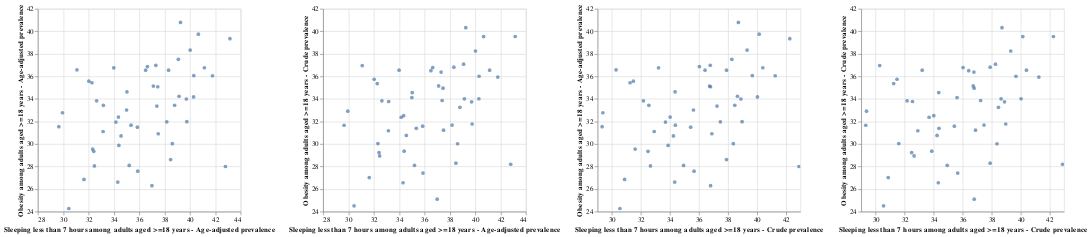

Source (notebook cell):
### Code cell
sod = "Sleeping less than 7 hours among adults aged >=18 years"
health_outcome = "Obesity among adults aged >=18 years"
location = "NC"
stratification = "NO"
dataframe = city_data.copy()
hdcd.plot_corr(sod,
            health_outcome,
            location,
            stratification,
            dataframe,
            print_corr=False,)

### Figure 1 — Vega-Lite specification as saved in the notebook (floating-point values rounded to 4 significant figures)
{"config": {"view": {"continuousWidth": 300, "continuousHeight": 300}}, "hconcat": [{"mark": {"type": "circle"}, "encoding": {"tooltip": [{"field": "LocationAbbr", "type": "nominal"}, {"field": "Sleeping less than 7 hours among adults aged >=18 years - Age-adjusted prevalence", "type": "quantitative"}, {"field": "Obesity among adults aged >=18 years - Age-adjusted prevalence", "type": "quantitative"}], "x": {"field": "Sleeping less than 7 hours among adults aged >=18 years - Age-adjusted prevalence", "scale": {"zero": false}, "type": "quantitative"}, "y": {"field": "Obesity among adults aged >=18 years - Age-adjusted prevalence", "scale": {"zero": false}, "type": "quantitative"}}, "name": "view_2"}, {"mark": {"type": "circle"}, "encoding": {"tooltip": [{"field": "LocationAbbr", "type": "nominal"}, {"field": "Sleeping less than 7 hours among adults aged >=18 years - Age-adjusted prevalence", "type": "quantitative"}, {"field": "Obesity among adults aged >=18 years - Crude prevalence", "type": "quantitative"}], "x": {"field": "Sleeping less than 7 hours among adults aged >=18 years - Age-adjusted prevalence", "scale": {"zero": false}, "type": "quantitative"}, "y": {"field": "Obesity among adults aged >=18 years - Crude prevalence", "scale": {"zero": false}, "type": "quantitative"}}, "name": "view_3"}, {"mark": {"type": "circle"}, "encoding": {"tooltip": [{"field": "LocationAbbr", "type": "nominal"}, {"field": "Sleeping less than 7 hours among adults aged >=18 years - Crude prevalence", "type": "quantitative"}, {"field": "Obesity among adults aged >=18 years - Age-adjusted prevalence", "type": "quantitative"}], "x": {"field": "Sleeping less than 7 hours among adults aged >=18 years - Crude prevalence", "scale": {"zero": false}, "type": "quantitative"}, "y": {"field": "Obesity among adults aged >=18 years - Age-adjusted prevalence", "scale": {"zero": false}, "type": "quantitative"}}, "name": "view_4"}, {"mark": {"type": "circle"}, "encoding": {"tooltip": [{"field": "LocationAbbr", "type": "nominal"}, {"field": "Sleeping less than 7 hours among adults aged >=18 years - Crude prevalence", "type": "quantitative"}, {"field": "Obesity among adults aged >=18 years - Crude prevalence", "type": "quantitative"}], "x": {"field": "Sleeping less than 7 hours among adults aged >=18 years - Crude prevalence", "scale": {"zero": false}, "type": "quantitative"}, "y": {"field": "Obesity among adults aged >=18 years - Crude prevalence", "scale": {"zero": false}, "type": "quantitative"}}, "name": "view_5"}], "data": {"name": "data-4f0a7326567c58488e25e7155de2319b"}, "params": [{"name": "param_2", "select": {"type": "interval", "encodings": ["x", "y"]}, "bind": "scales", "views": ["view_2", "view_3", "view_4", "view_5"]}], "$schema": "https://vega.github.io/schema/vega-lite/v5.16.3.json", "datasets": {"data-4f0a7326567c58488e25e7155de2319b": [{"LocationAbbr": "AK", "Sleeping less than 7 hours among adults aged >=18 years - Age-adjusted prevalence": 35.0, "Sleeping less than 7 hours among adults aged >=18 years - Crude prevalence": 35.62, "Obesity among adults aged >=18 years - Age-adjusted prevalence": 33.02, "Obesity among adults aged >=18 years - Crude prevalence": 34.12}, {"LocationAbbr": "AL", "Sleeping less than 7 hours among adults aged >=18 years - Age-adjusted prevalence": 40.02, "Sleeping less than 7 hours among adults aged >=18 years - Crude prevalence": 39.32, "Obesity among adults aged >=18 years - Age-adjusted prevalence": 38.34, "Obesity among adults aged >=18 years - Crude prevalence": 38.25}, {"LocationAbbr": "AR", "Sleeping less than 7 hours among adults aged >=18 years - Age-adjusted prevalence": 36.65, "Sleeping less than 7 hours among adults aged >=18 years - Crude prevalence": 36.03, "Obesity among adults aged >=18 years - Age-adjusted prevalence": 36.87, "Obesity among adults aged >=18 years - Crude prevalence": 36.78}, {"LocationAbbr": "AZ", "Sleeping less than 7 hours among adults aged >=18 years - Age-adjusted prevalence": 35.85, "Sleeping less than 7 hours among adults aged >=18 years - Crude prevalence": 35.43, "Obesity among adults aged >=18 years - Age-adjusted prevalence": 31.49, "Obesity among adults aged >=18 years - Crude prevalence": 31.58}, {"LocationAbbr": "CA", "Sleeping less than 7 hours among adults aged >=18 years - Age-adjusted prevalence": 34.31, "Sleeping less than 7 hours among adults aged >=18 years - Crude prevalence": 34.32, "Obesity among adults aged >=18 years - Age-adjusted prevalence": 26.62, "Obesity among adults aged >=18 years - Crude prevalence": 26.56}, {"LocationAbbr": "CO", "Sleeping less than 7 hours among adults aged >=18 years - Age-adjusted prevalence": 30.44, "Sleeping less than 7 hours among adults aged >=18 years - Crude prevalence": 30.54, "Obesity among adults aged >=18 years - Age-adjusted prevalence": 24.27, "Obesity among adults aged >=18 years - Crude prevalence": 24.51}, {"LocationAbbr": "CT", "Sleeping less than 7 hours among adults aged >=18 years - Age-adjusted prevalence": 35.21, "Sleeping less than 7 hours among adults aged >=18 years - Crude prevalence": 34.94, "Obesity among adults aged >=18 years - Age-adjusted prevalence": 28.1, "Obesity among adults aged >=18 years - Crude prevalence": 28.1}, {"LocationAbbr": "DC", "Sleeping less than 7 hours among adults aged >=18 years - Age-adjusted prevalence": 37.0, "Sleeping less than 7 hours among adults aged >=18 years - Crude prevalence": 36.8, "Obesity among adults aged >=18 years - Age-adjusted prevalence": 26.3, "Obesity among adults aged >=18 years - Crude prevalence": 25.1}, {"LocationAbbr": "DE", "Sleeping less than 7 hours among adults aged >=18 years - Age-adjusted prevalence": 37.31, "Sleeping less than 7 hours among adults aged >=18 years - Crude prevalence": 36.78, "Obesity among adults aged >=18 years - Age-adjusted prevalence": 36.98, "Obesity among adults aged >=18 years - Crude prevalence": 36.38}, {"LocationAbbr": "FL", "Sleeping less than 7 hours among adults aged >=18 years - Age-adjusted prevalence": 39.75, "Sleeping less than 7 hours among adults aged >=18 years - Crude prevalence": 38.98, "Obesity among adults aged >=18 years - Age-adjusted prevalence": 31.98, "Obesity among adults aged >=18 years - Crude prevalence": 31.77}, {"LocationAbbr": "GA", "Sleeping less than 7 hours among adults aged >=18 years - Age-adjusted prevalence": 40.29, "Sleeping less than 7 hours among adults aged >=18 years - Crude prevalence": 40.04, "Obesity among adults aged >=18 years - Age-adjusted prevalence": 34.17, "Obesity among adults aged >=18 years - Crude prevalence": 34.02}, {"LocationAbbr": "HI", "Sleeping less than 7 hours among adults aged >=18 years - Age-adjusted prevalence": 42.8, "Sleeping less than 7 hours among adults aged >=18 years - Crude prevalence": 42.9, "Obesity among adults aged >=18 years - Age-adjusted prevalence": 28.0, "Obesity among adults aged >=18 years - Crude prevalence": 28.2}, {"LocationAbbr": "IA", "Sleeping less than 7 hours among adults aged >=18 years - Age-adjusted prevalence": 32.03, "Sleeping less than 7 hours among adults aged >=18 years - Crude prevalence": 31.47, "Obesity among adults aged >=18 years - Age-adjusted prevalence": 35.58, "Obesity among adults aged >=18 years - Crude prevalence": 35.75}, {"LocationAbbr": "ID", "Sleeping less than 7 hours among adults aged >=18 years - Age-adjusted prevalence": 34.56, "Sleeping less than 7 hours among adults aged >=18 years - Crude prevalence": 34.23, "Obesity among adults aged >=18 years - Age-adjusted prevalence": 30.72, "Obesity among adults aged >=18 years - Crude prevalence": 30.76}, {"LocationAbbr": "IL", "Sleeping less than 7 hours among adults aged >=18 years - Age-adjusted prevalence": 34.36, "Sleeping less than 7 hours among adults aged >=18 years - Crude prevalence": 34.01, "Obesity among adults aged >=18 years - Age-adjusted prevalence": 32.39, "Obesity among adults aged >=18 years - Crude prevalence": 32.52}, {"LocationAbbr": "IN", "Sleeping less than 7 hours among adults aged >=18 years - Age-adjusted prevalence": 37.11, "Sleeping less than 7 hours among adults aged >=18 years - Crude prevalence": 36.73, "Obesity among adults aged >=18 years - Age-adjusted prevalence": 35.14, "Obesity among adults aged >=18 years - Crude prevalence": 35.15}, {"LocationAbbr": "KS", "Sleeping less than 7 hours among adults aged >=18 years - Age-adjusted prevalence": 33.99, "Sleeping less than 7 hours among adults aged >=18 years - Crude prevalence": 33.21, "Obesity among adults aged >=18 years - Age-adjusted prevalence": 36.76, "Obesity among adults aged >=18 years - Crude prevalence": 36.55}, {"LocationAbbr": "KY", "Sleeping less than 7 hours among adults aged >=18 years - Age-adjusted prevalence": 41.14, "Sleeping less than 7 hours among adults aged >=18 years - Crude prevalence": 40.41, "Obesity among adults aged >=18 years - Age-adjusted prevalence": 36.77, "Obesity among adults aged >=18 years - Crude prevalence": 36.55}, {"LocationAbbr": "LA", "Sleeping less than 7 hours among adults aged >=18 years - Age-adjusted prevalence": 40.66, "Sleeping less than 7 hours among adults aged >=18 years - Crude prevalence": 40.15, "Obesity among adults aged >=18 years - Age-adjusted prevalence": 39.74, "Obesity among adults aged >=18 years - Crude prevalence": 39.53}, {"LocationAbbr": "MA", "Sleeping less than 7 hours among adults aged >=18 years - Age-adjusted prevalence": 35.88, "Sleeping less than 7 hours among adults aged >=18 years - Crude prevalence": 35.66, "Obesity among adults aged >=18 years - Age-adjusted prevalence": 27.59, "Obesity among adults aged >=18 years - Crude prevalence": 27.42}, {"LocationAbbr": "MD", "Sleeping less than 7 hours among adults aged >=18 years - Age-adjusted prevalence": 37.39, "Sleeping less than 7 hours among adults aged >=18 years - Crude prevalence": 37.24, "Obesity among adults aged >=18 years - Age-adjusted prevalence": 33.37, "Obesity among adults aged >=18 years - Crude prevalence": 33.86}, {"LocationAbbr": "ME", "Sleeping less than 7 hours among adults aged >=18 years - Age-adjusted prevalence": 35.35, "Sleeping less than 7 hours among adults aged >=18 years - Crude prevalence": 34.37, "Obesity among adults aged >=18 years - Age-adjusted prevalence": 31.67, "Obesity among adults aged >=18 years - Crude prevalence": 31.39}, {"LocationAbbr": "MI", "Sleeping less than 7 hours among adults aged >=18 years - Age-adjusted prevalence": 39.14, "Sleeping less than 7 hours among adults aged >=18 years - Crude prevalence": 38.66, "Obesity among adults aged >=18 years - Age-adjusted prevalence": 34.24, "Obesity among adults aged >=18 years - Crude prevalence": 34.01}, {"LocationAbbr": "MN", "Sleeping less than 7 hours among adults aged >=18 years - Age-adjusted prevalence": 29.65, "Sleeping less than 7 hours among adults aged >=18 years - Crude prevalence": 29.31, "Obesity among adults aged >=18 years - Age-adjusted prevalence": 31.54, "Obesity among adults aged >=18 years - Crude prevalence": 31.66}, {"LocationAbbr": "MO", "Sleeping less than 7 hours among adults aged >=18 years - Age-adjusted prevalence": 35.03, "Sleeping less than 7 hours among adults aged >=18 years - Crude prevalence": 34.35, "Obesity among adults aged >=18 years - Age-adjusted prevalence": 34.63, "Obesity among adults aged >=18 years - Crude prevalence": 34.56}, {"LocationAbbr": "MS", "Sleeping less than 7 hours among adults aged >=18 years - Age-adjusted prevalence": 39.25, "Sleeping less than 7 hours among adults aged >=18 years - Crude prevalence": 38.72, "Obesity among adults aged >=18 years - Age-adjusted prevalence": 40.79, "Obesity among adults aged >=18 years - Crude prevalence": 40.32}, {"LocationAbbr": "MT", "Sleeping less than 7 hours among adults aged >=18 years - Age-adjusted prevalence": 32.32, "Sleeping less than 7 hours among adults aged >=18 years - Crude prevalence": 31.59, "Obesity among adults aged >=18 years - Age-adjusted prevalence": 29.55, "Obesity among adults aged >=18 years - Crude prevalence": 30.04}, {"LocationAbbr": "NC", "Sleeping less than 7 hours among adults aged >=18 years - Age-adjusted prevalence": 37.46, "Sleeping less than 7 hours among adults aged >=18 years - Crude prevalence": 36.79, "Obesity among adults aged >=18 years - Age-adjusted prevalence": 35.08, "Obesity among adults aged >=18 years - Crude prevalence": 34.95}, {"LocationAbbr": "ND", "Sleeping less than 7 hours among adults aged >=18 years - Age-adjusted prevalence": 32.27, "Sleeping less than 7 hours among adults aged >=18 years - Crude prevalence": 31.24, "Obesity among adults aged >=18 years - Age-adjusted prevalence": 35.43, "Obesity among adults aged >=18 years - Crude prevalence": 35.37}, {"LocationAbbr": "NE", "Sleeping less than 7 hours among adults aged >=18 years - Age-adjusted prevalence": 31.08, "Sleeping less than 7 hours among adults aged >=18 years - Crude prevalence": 30.28, "Obesity among adults aged >=18 years - Age-adjusted prevalence": 36.59, "Obesity among adults aged >=18 years - Crude prevalence": 36.96}, {"LocationAbbr": "NH", "Sleeping less than 7 hours among adults aged >=18 years - Age-adjusted prevalence": 34.39, "Sleeping less than 7 hours among adults aged >=18 years - Crude prevalence": 33.87, "Obesity among adults aged >=18 years - Age-adjusted prevalence": 29.87, "Obesity among adults aged >=18 years - Crude prevalence": 29.36}, {"LocationAbbr": "NJ", "Sleeping less than 7 hours among adults aged >=18 years - Age-adjusted prevalence": 38.61, "Sleeping less than 7 hours among adults aged >=18 years - Crude prevalence": 38.37, "Obesity among adults aged >=18 years - Age-adjusted prevalence": 30.02, "Obesity among adults aged >=18 years - Crude prevalence": 30.02}, {"LocationAbbr": "NM", "Sleeping less than 7 hours among adults aged >=18 years - Age-adjusted prevalence": 33.17, "Sleeping less than 7 hours among adults aged >=18 years - Crude prevalence": 32.54, "Obesity among adults aged >=18 years - Age-adjusted prevalence": 33.43, "Obesity among adults aged >=18 years - Crude prevalence": 33.77}, {"LocationAbbr": "NV", "Sleeping less than 7 hours among adults aged >=18 years - Age-adjusted prevalence": 37.5, "Sleeping less than 7 hours among adults aged >=18 years - Crude prevalence": 36.89, "Obesity among adults aged >=18 years - Age-adjusted prevalence": 30.91, "Obesity among adults aged >=18 years - Crude prevalence": 31.23}, {"LocationAbbr": "NY", "Sleeping less than 7 hours among adults aged >=18 years - Age-adjusted prevalence": 38.17, "Sleeping less than 7 hours among adults aged >=18 years - Crude prevalence": 37.48, "Obesity among adults aged >=18 years - Age-adjusted prevalence": 31.97, "Obesity among adults aged >=18 years - Crude prevalence": 31.68}, {"LocationAbbr": "OH", "Sleeping less than 7 hours among adults aged >=18 years - Age-adjusted prevalence": 40.3, "Sleeping less than 7 hours among adults aged >=18 years - Crude prevalence": 39.68, "Obesity among adults aged >=18 years - Age-adjusted prevalence": 36.07, "Obesity among adults aged >=18 years - Crude prevalence": 36.01}, {"LocationAbbr": "OK", "Sleeping less than 7 hours among adults aged >=18 years - Age-adjusted prevalence": 38.31, "Sleeping less than 7 hours among adults aged >=18 years - Crude prevalence": 37.9, "Obesity among adults aged >=18 years - Age-adjusted prevalence": 36.55, "Obesity among adults aged >=18 years - Crude prevalence": 36.82}, {"LocationAbbr": "OR", "Sleeping less than 7 hours among adults aged >=18 years - Age-adjusted prevalence": 34.16, "Sleeping less than 7 hours among adults aged >=18 years - Crude prevalence": 33.69, "Obesity among adults aged >=18 years - Age-adjusted prevalence": 31.94, "Obesity among adults aged >=18 years - Crude prevalence": 32.37}, {"LocationAbbr": "PA", "Sleeping less than 7 hours among adults aged >=18 years - Age-adjusted prevalence": 39.72, "Sleeping less than 7 hours among adults aged >=18 years - Crude prevalence": 38.89, "Obesity among adults aged >=18 years - Age-adjusted prevalence": 33.99, "Obesity among adults aged >=18 years - Crude prevalence": 33.74}, {"LocationAbbr": "RI", "Sleeping less than 7 hours among adults aged >=18 years - Age-adjusted prevalence": 38.48, "Sleeping less than 7 hours among adults aged >=18 years - Crude prevalence": 37.9, "Obesity among adults aged >=18 years - Age-adjusted prevalence": 28.61, "Obesity among adults aged >=18 years - Crude prevalence": 28.3}, {"LocationAbbr": "SC", "Sleeping less than 7 hours among adults aged >=18 years - Age-adjusted prevalence": 39.08, "Sleeping less than 7 hours among adults aged >=18 years - Crude prevalence": 38.27, "Obesity among adults aged >=18 years - Age-adjusted prevalence": 37.51, "Obesity among adults aged >=18 years - Crude prevalence": 37.08}, {"LocationAbbr": "SD", "Sleeping less than 7 hours among adults aged >=18 years - Age-adjusted prevalence": 29.94, "Sleeping less than 7 hours among adults aged >=18 years - Crude prevalence": 29.37, "Obesity among adults aged >=18 years - Age-adjusted prevalence": 32.77, "Obesity among adults aged >=18 years - Crude prevalence": 32.91}, {"LocationAbbr": "TN", "Sleeping less than 7 hours among adults aged >=18 years - Age-adjusted prevalence": 41.78, "Sleeping less than 7 hours among adults aged >=18 years - Crude prevalence": 41.26, "Obesity among adults aged >=18 years - Age-adjusted prevalence": 36.06, "Obesity among adults aged >=18 years - Crude prevalence": 35.94}, {"LocationAbbr": "TX", "Sleeping less than 7 hours among adults aged >=18 years - Age-adjusted prevalence": 36.5, "Sleeping less than 7 hours among adults aged >=18 years - Crude prevalence": 36.42, "Obesity among adults aged >=18 years - Age-adjusted prevalence": 36.55, "Obesity among adults aged >=18 years - Crude prevalence": 36.51}, {"LocationAbbr": "UT", "Sleeping less than 7 hours among adults aged >=18 years - Age-adjusted prevalence": 32.41, "Sleeping less than 7 hours among adults aged >=18 years - Crude prevalence": 32.48, "Obesity among adults aged >=18 years - Age-adjusted prevalence": 29.34, "Obesity among adults aged >=18 years - Crude prevalence": 29.24}, {"LocationAbbr": "VA", "Sleeping less than 7 hours among adults aged >=18 years - Age-adjusted prevalence": 38.79, "Sleeping less than 7 hours among adults aged >=18 years - Crude prevalence": 38.47, "Obesity among adults aged >=18 years - Age-adjusted prevalence": 33.44, "Obesity among adults aged >=18 years - Crude prevalence": 33.26}, {"LocationAbbr": "VT", "Sleeping less than 7 hours among adults aged >=18 years - Age-adjusted prevalence": 31.64, "Sleeping less than 7 hours among adults aged >=18 years - Crude prevalence": 30.87, "Obesity among adults aged >=18 years - Age-adjusted prevalence": 26.85, "Obesity among adults aged >=18 years - Crude prevalence": 27.02}, {"LocationAbbr": "WA", "Sleeping less than 7 hours among adults aged >=18 years - Age-adjusted prevalence": 33.15, "Sleeping less than 7 hours among adults aged >=18 years - Crude prevalence": 32.91, "Obesity among adults aged >=18 years - Age-adjusted prevalence": 31.11, "Obesity among adults aged >=18 years - Crude prevalence": 31.18}, {"LocationAbbr": "WI", "Sleeping less than 7 hours among adults aged >=18 years - Age-adjusted prevalence": 32.64, "Sleeping less than 7 hours among adults aged >=18 years - Crude prevalence": 32.17, "Obesity among adults aged >=18 years - Age-adjusted prevalence": 33.84, "Obesity among adults aged >=18 years - Crude prevalence": 33.83}, {"LocationAbbr": "WV", "Sleeping less than 7 hours among adults aged >=18 years - Age-adjusted prevalence": 43.15, "Sleeping less than 7 hours among adults aged >=18 years - Crude prevalence": 42.27, "Obesity among adults aged >=18 years - Age-adjusted prevalence": 39.35, "Obesity among adults aged >=18 years - Crude prevalence": 39.54}, {"LocationAbbr": "WY", "Sleeping less than 7 hours among adults aged >=18 years - Age-adjusted prevalence": 32.46, "Sleeping less than 7 hours among adults aged >=18 years - Crude prevalence": 32.65, "Obesity among adults aged >=18 years - Age-adjusted prevalence": 28.05, "Obesity among adults aged >=18 years - Crude prevalence": 28.94}]}}
